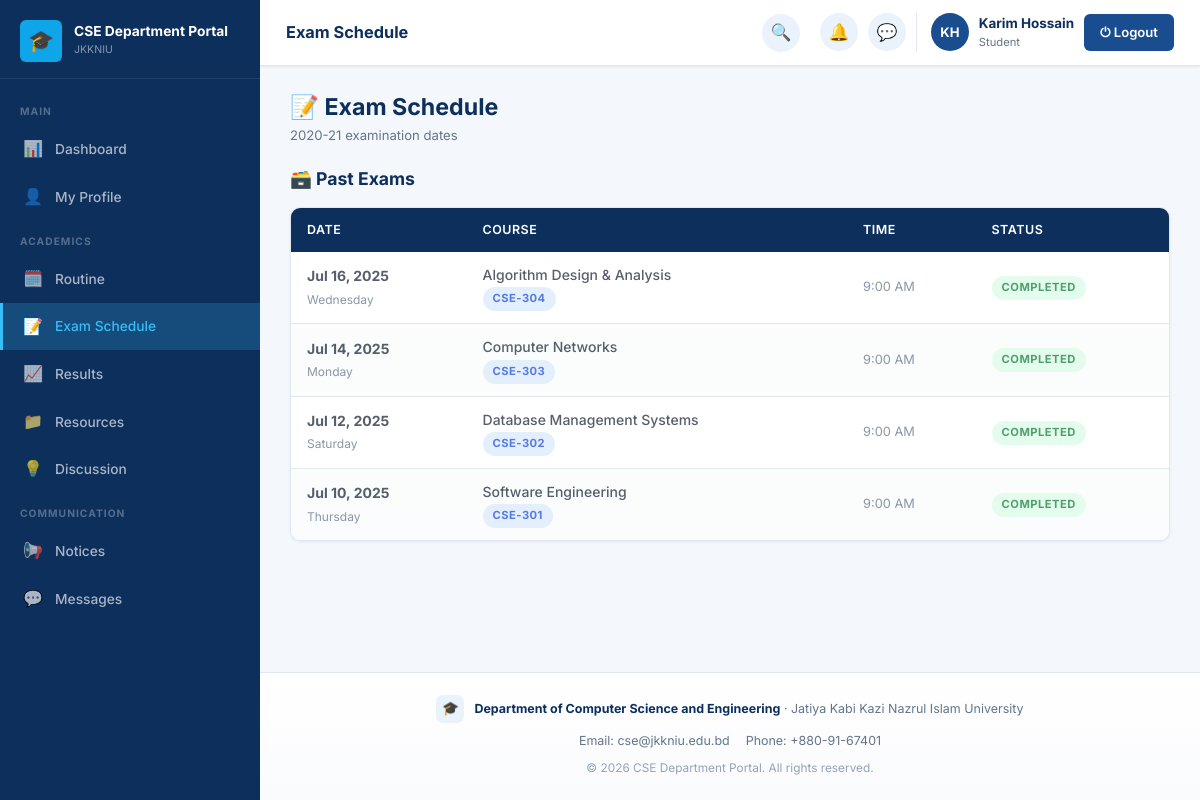
Screenshot of /student/exam_schedule.php (signed in) with the database file from the repository.
### tables this page shows
CREATE TABLE settings (
    id INT AUTO_INCREMENT PRIMARY KEY,
    portal_name VARCHAR(150) NOT NULL DEFAULT 'CSE Department Portal',
    university_name VARCHAR(200) NOT NULL DEFAULT 'Jatiya Kabi Kazi Nazrul Islam University',
    department_name VARCHAR(200) NOT NULL DEFAULT 'Department of Computer Science and Engineering',
    description TEXT DEFAULT NULL,
    contact_info TEXT DEFAULT NULL,
    logo VARCHAR(255) DEFAULT NULL
);

CREATE TABLE students (
    student_id INT AUTO_INCREMENT PRIMARY KEY,
    user_id INT NOT NULL,
    roll VARCHAR(30) NOT NULL UNIQUE,
    registration_no VARCHAR(50) NOT NULL UNIQUE,
    batch_id INT DEFAULT NULL,
    session VARCHAR(20) DEFAULT NULL,
    phone VARCHAR(20) DEFAULT NULL,
    is_cr TINYINT(1) NOT NULL DEFAULT 0,
    CONSTRAINT fk_students_user FOREIGN KEY (user_id) REFERENCES users(id) ON DELETE CASCADE
);

CREATE TABLE batches (
    batch_id INT AUTO_INCREMENT PRIMARY KEY,
    batch_name VARCHAR(50) NOT NULL,
    session VARCHAR(20) NOT NULL,
    created_at TIMESTAMP DEFAULT CURRENT_TIMESTAMP
);

CREATE TABLE exam_schedules (
    exam_id INT AUTO_INCREMENT PRIMARY KEY,
    batch_id INT NOT NULL,
    course_id INT NOT NULL,
    exam_date DATE NOT NULL,
    exam_time TIME NOT NULL,
    created_at TIMESTAMP DEFAULT CURRENT_TIMESTAMP,
    CONSTRAINT fk_exam_batch  FOREIGN KEY (batch_id)  REFERENCES batches(batch_id)  ON DELETE CASCADE,
    CONSTRAINT fk_exam_course FOREIGN KEY (course_id) REFERENCES courses(course_id) ON DELETE CASCADE
);

CREATE TABLE courses (
    course_id INT AUTO_INCREMENT PRIMARY KEY,
    course_code VARCHAR(20) NOT NULL UNIQUE,
    course_title VARCHAR(200) NOT NULL,
    credit DECIMAL(3,1) NOT NULL,
    semester VARCHAR(50) NOT NULL,
    status ENUM('active','inactive') NOT NULL DEFAULT 'active',
    created_at TIMESTAMP DEFAULT CURRENT_TIMESTAMP
);

### app/classes/SettingsModel.php (called while the page is built, shortened)
<?php
class SettingsModel
{
    private PDO $db;
    public function __construct()
    {
        $this->db = Database::getInstance()->getConnection();
    }
    public function get(): array
    {
        $stmt = $this->db->query("SELECT * FROM settings ORDER BY id LIMIT 1");
        $row = $stmt->fetch();
        return $row;
    }
}

### app/classes/Database.php (called while the page is built, shortened)
<?php
class Database
{
    private static ?Database $instance = null;
    private PDO $connection;
    private function __construct()
    {
        $dsn = 'mysql:host=' . DB_HOST . ';dbname=' . DB_NAME . ';charset=' . DB_CHARSET;
        $options = [
            PDO::ATTR_ERRMODE            => PDO::ERRMODE_EXCEPTION,
            PDO::ATTR_DEFAULT_FETCH_MODE => PDO::FETCH_ASSOC,
            PDO::ATTR_EMULATE_PREPARES   => false,
        ];
        $this->connection = new PDO($dsn, DB_USER, DB_PASS, $options);
    }
    public static function getInstance(): Database
    {
        if (self::$instance === null) {
            self::$instance = new self();
        }
        return self::$instance;
    }
    public function getConnection(): PDO
    {
        return $this->connection;
    }
}

### config/config.php (called while the page is built, shortened)
<?php
spl_autoload_register(function ($class) {
    $paths = [
        ROOT_PATH . '/app/classes/' . $class . '.php',
        ROOT_PATH . '/app/models/' . $class . '.php',
        ROOT_PATH . '/app/controllers/' . $class . '.php',
    ];
    foreach ($paths as $path) {
        if (file_exists($path)) {
            return;
        }
    }
});

### app/classes/Auth.php (called while the page is built, shortened)
<?php
class Auth
{
    public static function userId(): ?int
    {
        return $_SESSION['user_id'] ?? null;
    }
}

### app/classes/Student.php (called while the page is built, shortened)
<?php
class Student
{
    private PDO $db;
    public function __construct()
    {
        $this->db = Database::getInstance()->getConnection();
    }
    public function findByUserId(int $userId): ?array
    {
        $stmt = $this->db->prepare(
            "SELECT s.*, u.name, u.email, u.status, u.profile_photo, u.created_at, b.batch_name
             FROM students s
             JOIN users u ON s.user_id = u.id
             LEFT JOIN batches b ON s.batch_id = b.batch_id
             WHERE s.user_id = ?"
        );
        $stmt->execute([$userId]);
        $row = $stmt->fetch();
        return $row ?: null;
    }
}

### app/classes/ExamModel.php (called while the page is built, shortened)
<?php
class ExamModel
{
    private PDO $db;
    public function __construct()
    {
        $this->db = Database::getInstance()->getConnection();
    }
    public function byBatch(int $batchId): array
    {
        $stmt = $this->db->prepare(
            "SELECT e.*, c.course_code, c.course_title, c.credit
             FROM exam_schedules e JOIN courses c ON e.course_id = c.course_id
             WHERE e.batch_id = ? ORDER BY e.exam_date, e.exam_time"
        );
        $stmt->execute([$batchId]);
        return $stmt->fetchAll();
    }
}

### app/classes/Helper.php (called while the page is built, shortened)
<?php
class Helper
{
    public static function formatDate(string $datetime, string $format = 'M j, Y'): string
    {
        return date($format, strtotime($datetime));
    }
    public static function formatTime(string $time, string $format = 'g:i A'): string
    {
        return date($format, strtotime($time));
    }
}

### student/exam_schedule.php (the view, shortened to what this page needs)
<?php
require_once '../config/database.php';
$studentModel = new Student();
$examModel    = new ExamModel();
$student = $studentModel->findByUserId(Auth::userId());
$batchId = $student['batch_id'];
$exams = $batchId ? $examModel->byBatch($batchId) : [];
$today = date('Y-m-d');
$past     = array_filter($exams, fn($e) => $e['exam_date']  < $today);
$currentPage = 'Exam Schedule';
include '../includes/header.php';
?>
<div class="portal-layout">
<?php include '../includes/sidebar.php'; ?>
<div class="main-content">
<?php include '../includes/navbar.php'; ?>
<div class="page-content">
<div class="page-header">
    <div><h2>📝 Exam Schedule</h2><div class="page-subtitle"><?= htmlspecialchars($student['batch_name'] ?? 'Your batch') ?> examination dates</div></div>
</div>
<?php if (!$batchId): ?>
    <div class="alert alert-warning">You are not assigned to a batch yet. Please contact the administrator.</div>
<?php elseif (empty($exams)): ?>
    <div class="empty-state"><div class="empty-icon">📅</div><p>No exam schedules published yet.</p></div>
<?php else: ?>
<?php if (!empty($past)): ?>
<h3 class="mb-2">🗃️ Past Exams</h3>
<div class="card"><div class="card-body" style="padding:0"><div class="table-wrapper"><table>
<thead><tr><th>Date</th><th>Course</th><th>Time</th><th>Status</th></tr></thead><tbody>
<?php foreach (array_reverse($past) as $e): ?>
<tr style="opacity:0.75">
    <td><strong><?= Helper::formatDate($e['exam_date']) ?></strong><br><span style="font-size:0.75rem;color:var(--text-muted)"><?= date('l', strtotime($e['exam_date'])) ?></span></td>
    <td><div style="font-weight:500"><?= htmlspecialchars($e['course_title']) ?></div><span class="badge badge-info"><?= htmlspecialchars($e['course_code']) ?></span></td>
    <td class="time-cell"><?= Helper::formatTime($e['exam_time']) ?></td>
    <td><span class="badge badge-success">Completed</span></td>
</tr>
<?php endforeach; ?>
</tbody></table></div></div></div>
<?php endif; ?>
<?php endif; ?>
</div>
<?php include '../includes/footer.php'; ?>

### includes/sidebar.php (shortened to what this page needs)
<?php
$role         = $_SESSION['role'] ?? 'guest';
$currentPage  = $currentPage ?? '';
$sidebarClass = 'sidebar sidebar-' . $role;
$settingsModel = $settingsModel ?? new SettingsModel();
$settings      = $settings ?? $settingsModel->get();
function navItem($href, $icon, $label, $current, $badge = null) {
    $active = ($current === $label) ? ' active' : '';
    $badgeHtml = $badge ? '<span class="nav-badge">' . $badge . '</span>' : '';
    return '<a href="' . htmlspecialchars($href) . '" class="nav-item' . $active . '">
        <span class="nav-icon">' . $icon . '</span>
        <span>' . htmlspecialchars($label) . '</span>' . $badgeHtml . '
    </a>';
}
$pendingUsersCount  = 0;
$pendingReqCount    = 0;
$totalPendingBadge = ($pendingUsersCount + $pendingReqCount) ?: null;
?>
<aside class="<?= $sidebarClass ?>">
    <div class="sidebar-brand">
        <div class="brand-logo">
            <div class="brand-icon">
                <?php if (!empty($settings['logo'])): ?>
                    <img src="<?= UPLOAD_URL . htmlspecialchars($settings['logo']) ?>" alt="">
                <?php else: ?>🎓<?php endif; ?>
            </div>
            <div class="brand-text">
                <div class="brand-name"><?= htmlspecialchars($settings['portal_name'] ?? 'CSE Department Portal') ?></div>
                <div class="brand-univ">JKKNIU</div>
            </div>
        </div>
    </div>
    <nav class="sidebar-nav">
    <?php if ($role === 'admin'): ?>
        <div class="nav-section-label">Main</div>
        <?= navItem(BASE_URL.'admin/dashboard.php', '📊', 'Dashboard', $currentPage) ?>
        <?= navItem(BASE_URL.'admin/approvals.php', '✅', 'Approvals', $currentPage, $totalPendingBadge) ?>
        <div class="nav-section-label">User Management</div>
        <?= navItem(BASE_URL.'admin/students.php', '🎓', 'Students', $currentPage) ?>
        <?= navItem(BASE_URL.'admin/teachers.php', '👨‍🏫', 'Teachers', $currentPage) ?>
        <div class="nav-section-label">Academics</div>
        <?= navItem(BASE_URL.'admin/batches.php', '🗂️', 'Batches', $currentPage) ?>
        <?= navItem(BASE_URL.'admin/courses.php', '📚', 'Courses', $currentPage) ?>
        <?= navItem(BASE_URL.'admin/course_assignments.php', '🔗', 'Course Assignment', $currentPage) ?>
        <?= navItem(BASE_URL.'admin/routine.php', '🗓️', 'Routine', $currentPage) ?>
        <?= navItem(BASE_URL.'admin/exam_schedules.php', '📝', 'Exam Schedules', $currentPage) ?>
        <?= navItem(BASE_URL.'admin/results.php', '📈', 'Final Results', $currentPage) ?>
        <div class="nav-section-label">Communication</div>
        <?= navItem(BASE_URL.'admin/notices.php', '📢', 'Notices', $currentPage) ?>
        <?= navItem(BASE_URL.'admin/discussions.php', '💡', 'Discussion', $currentPage) ?>
        <?= navItem(BASE_URL.'admin/messages.php', '💬', 'Messages', $currentPage) ?>
        <div class="nav-section-label">System</div>
        <?= navItem(BASE_URL.'admin/settings.php', '⚙️', 'Settings', $currentPage) ?>
    <?php elseif ($role === 'student'): ?>
        <div class="nav-section-label">Main</div>
        <?= navItem(BASE_URL.'student/dashboard.php', '📊', 'Dashboard', $currentPage) ?>
        <?= navItem(BASE_URL.'student/profile.php', '👤', 'My Profile', $currentPage) ?>
        <div class="nav-section-label">Academics</div>
        <?= navItem(BASE_URL.'student/routine.php', '🗓️', 'Routine', $currentPage) ?>
        <?= navItem(BASE_URL.'student/exam_schedule.php', '📝', 'Exam Schedule', $currentPage) ?>
        <?= navItem(BASE_URL.'student/results.php', '📈', 'Results', $currentPage) ?>
        <?= navItem(BASE_URL.'student/resources.php', '📁', 'Resources', $currentPage) ?>
        <?= navItem(BASE_URL.'student/discussions.php', '💡', 'Discussion', $currentPage) ?>
        <div class="nav-section-label">Communication</div>
        <?= navItem(BASE_URL.'student/notices.php', '📢', 'Notices', $currentPage) ?>
        <?= navItem(BASE_URL.'student/messages.php', '💬', 'Messages', $currentPage) ?>
    <?php endif; ?>
    </nav>
</aside>

### includes/footer.php (shortened to what this page needs)
    <footer class="portal-footer">
        <div class="footer-brand">
            <div class="footer-brand-icon">
                <?php if (!empty($settings['logo'])): ?>
                    <img src="<?= UPLOAD_URL . htmlspecialchars($settings['logo']) ?>" alt="">
                <?php else: ?>🎓<?php endif; ?>
            </div>
            <div class="footer-brand-text">
                <strong><?= htmlspecialchars($settings['department_name'] ?? 'Department of Computer Science and Engineering') ?></strong>
                &middot; <?= htmlspecialchars($settings['university_name'] ?? 'JKKNIU') ?>
            </div>
        </div>
        <?php if (!empty($settings['contact_info'])): ?>
        <div class="footer-contact">
            <?php foreach (explode('|', $settings['contact_info']) as $part): ?>
                <span><?= htmlspecialchars(trim($part)) ?></span>
            <?php endforeach; ?>
        </div>
        <?php endif; ?>
        <div class="footer-copyright">
            &copy; <?= date('Y') ?> <?= htmlspecialchars($settings['portal_name'] ?? 'CSE Department Portal') ?>. All rights reserved.
        </div>
    </footer>
</body>
</html>

### assets/css/dashboard.css (style rules this page uses)
.sidebar-student .nav-item.active { background: rgba(56,189,248,0.20); color: #38bdf8; border-left-color: #38bdf8; }
.time-cell { font-size: 0.8rem; color: var(--text-muted); white-space: nowrap; }

### rows the page displays
settings: portal_name "CSE Department Portal", department_name "Department of Computer Science and Engineering", university_name "Jatiya Kabi Kazi Nazrul Islam University", contact_info "Email: cse@jkkniu.edu.bd", contact_info "Phone: +880-91-67401"
students: batch.batch_name "2020-21"
exam_schedules: exam_date "Jul 16, 2025", exam_date "Wednesday", course.course_title "Algorithm Design & Analysis", course.course_code "CSE-304", exam_time "9:00 AM"
exam_schedules: exam_date "Jul 14, 2025", exam_date "Monday", course.course_title "Computer Networks", course.course_code "CSE-303", exam_time "9:00 AM"
exam_schedules: exam_date "Jul 12, 2025", exam_date "Saturday", course.course_title "Database Management Systems", course.course_code "CSE-302", exam_time "9:00 AM"
exam_schedules: exam_date "Jul 10, 2025", exam_date "Thursday", course.course_title "Software Engineering", course.course_code "CSE-301", exam_time "9:00 AM"

### other values shown
$icon "📊 👤 🗓️ 📝 📈 📁 💡 📢 💬"
$label "Dashboard My Profile Routine Exam Schedule Results Resources Discussion Notices Messages"
$pageTitle "Exam Schedule"
$initials "KH"
$userName "Karim Hossain"
$role "Student"
